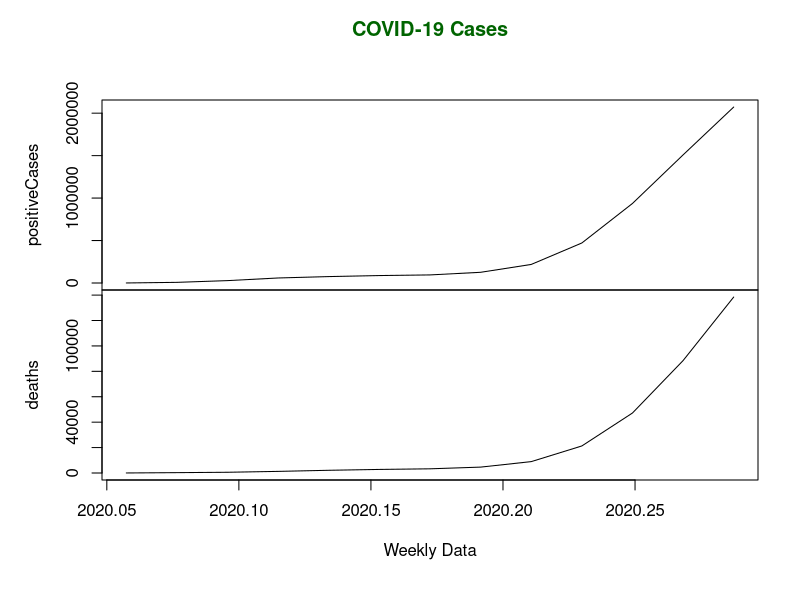
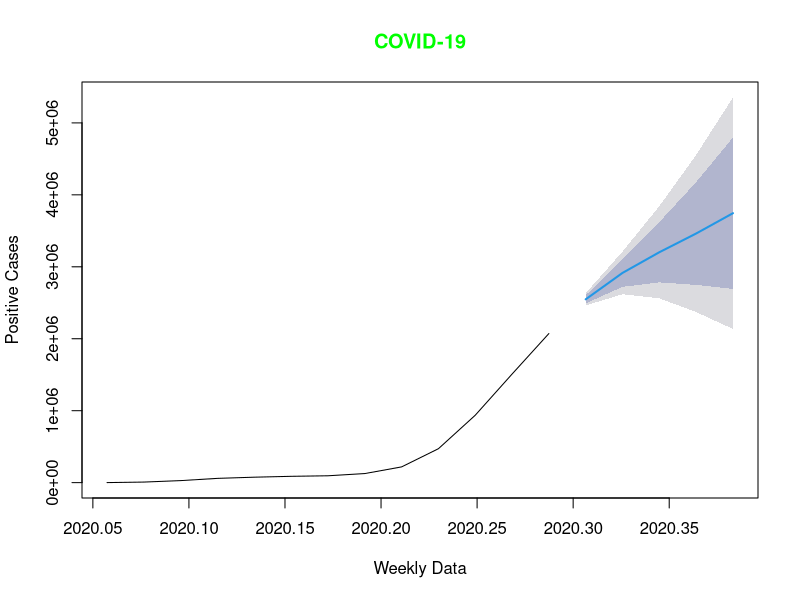

Reproduce these figures in R, in order.
# Load libraries
library(lubridate)
library(forecast)

# Define data
positiveCases <- c(580, 7813, 28266, 59287, 75700, 87820, 95314, 126214, 
                   218843, 471497, 936851, 1508725, 2072113) 
deaths <- c(17, 270, 565, 1261, 2126, 2800, 3285, 4628, 8951, 
            21283, 47210, 88480, 138475) 

# Set start date and frequency
start_date <- decimal_date(ymd("2020-01-22"))
frequency <- 365.25 / 7

# Creating multivariate time series object
mts <- ts(cbind(positiveCases, deaths), start = start_date, frequency = frequency)

# Create first plot: Multivariate time series
png(file = "multivariateTimeSeries.png")
print(plot(mts, xlab ="Weekly Data", main ="COVID-19 Cases", col.main = "darkgreen"))
dev.off() # Close the plotting device
message("multivariateTimeSeries.png has been created.")

# Create second plot: ARIMA forecast on positive cases
png(file = "timeseries.png")
mts1 <- ts(positiveCases, start = start_date, frequency = frequency)
fit <- auto.arima(mts1) # Fit ARIMA model
forecast_fit <- forecast(fit, h = 5) # Forecast for 5 periods
print(plot(forecast_fit, xlab = "Weekly Data", ylab = "Positive Cases", main = "COVID-19", col.main = "green"))
dev.off() # Close the plotting device
message("timeseries.png has been created.")
